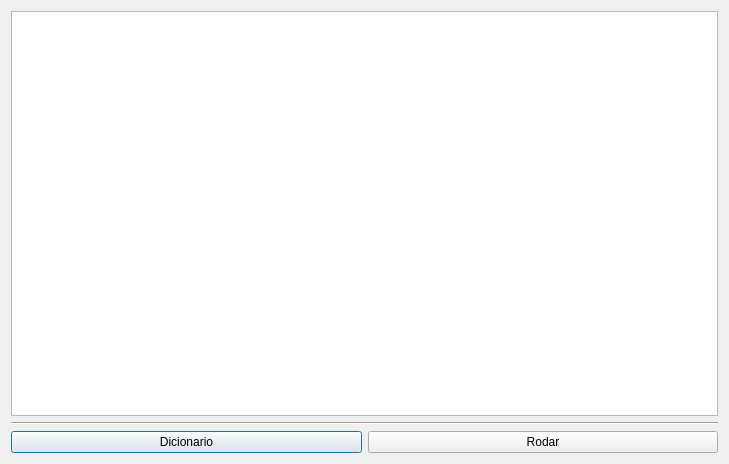
<?xml version="1.0" encoding="UTF-8"?>
<ui version="4.0">
 <class>BenchMark</class>
 <widget class="QDialog" name="BenchMark">
  <property name="geometry">
   <rect>
    <x>0</x>
    <y>0</y>
    <width>729</width>
    <height>464</height>
   </rect>
  </property>
  <property name="windowTitle">
   <string>Dialog</string>
  </property>
  <layout class="QVBoxLayout" name="verticalLayout">
   <item>
    <widget class="QPlainTextEdit" name="output">
     <property name="readOnly">
      <bool>true</bool>
     </property>
    </widget>
   </item>
   <item>
    <widget class="Line" name="line">
     <property name="orientation">
      <enum>Qt::Horizontal</enum>
     </property>
    </widget>
   </item>
   <item>
    <layout class="QHBoxLayout" name="horizontalLayout">
     <item>
      <widget class="QPushButton" name="b_dicionario">
       <property name="text">
        <string>Dicionario</string>
       </property>
      </widget>
     </item>
     <item>
      <widget class="QPushButton" name="b_rodar">
       <property name="text">
        <string>Rodar</string>
       </property>
      </widget>
     </item>
    </layout>
   </item>
  </layout>
 </widget>
 <resources/>
 <connections/>
</ui>
